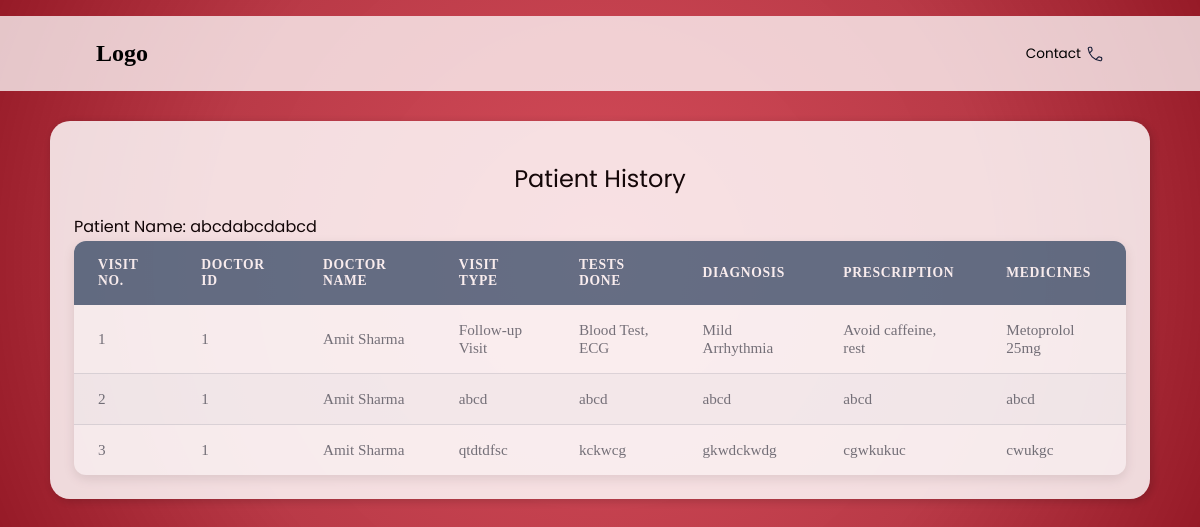
Before: /view_patient_history/1 with the older database file.
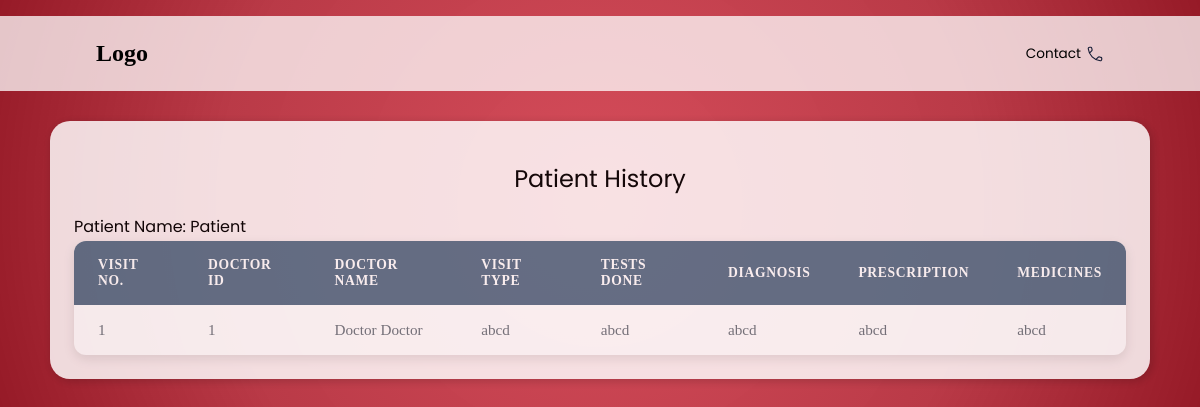
After: the same page with the newer database file.
### models.py (models this page shows)
class Patient(db.Model):
    PatientID = db.Column(db.Integer, primary_key=True)
    FirstName = db.Column(db.String,nullable=False)
    LastName = db.Column(db.String,nullable=False)
    Username= db.Column(db.String, nullable=False)
    Password = db.Column(db.String, nullable=False)
    appointments = db.relationship('Appointment', back_populates='patient', cascade="all, delete")
    histories = db.relationship('PatientHistory', back_populates='patient', cascade="all, delete")

class PatientHistory(db.Model):
    AppointmentID = db.Column(db.Integer, primary_key=True, autoincrement=True)
    PatientID = db.Column(db.Integer, db.ForeignKey('patient.PatientID'), nullable=False)
    DoctorID = db.Column(db.Integer)
    VisitType=db.Column(db.String,nullable=False)
    TestDone=db.Column(db.String)
    Diagnosis=db.Column(db.String,nullable=False)
    Prescription= db.Column(db.String,nullable=False)
    Medicines = db.Column(db.String,nullable=False)
    patient = db.relationship('Patient', back_populates='histories')

class Doctor(db.Model):
    DoctorID = db.Column(db.Integer, primary_key=True)
    FirstName = db.Column(db.String,nullable=False)
    LastName = db.Column(db.String,nullable=False)
    Username= db.Column(db.String, nullable=False)
    Password = db.Column(db.String, nullable=False)
    available=db.Column(db.String)
    Department = db.Column(db.String, db.ForeignKey('department.Department_name'), nullable=False)
    Position = db.Column(db.String)
    Experience = db.Column(db.Integer)
    Remarks = db.Column(db.String)
    photo = db.Column(db.String)
    appointments = db.relationship('Appointment', back_populates='doctor', cascade="all, delete")
    department_rel = db.relationship('Department', back_populates='doctors')

### routes/patient.py (the view)
@app.route("/view_patient_history/<int:patient_id>")
def view_patient_history(patient_id):
    patient = Patient.query.get_or_404(patient_id)
    history_entries = PatientHistory.query.filter_by(PatientID=patient_id).all()
    doctor_map = {
        entry.DoctorID: Doctor.query.get(entry.DoctorID)
        for entry in history_entries
    }
    return render_template(
        "view_patient_history.html",
        patient=patient,
        history=history_entries,
        doctor_map=doctor_map
    )

### templates/view_patient_history.html (shortened to what this page needs)
<!DOCTYPE html>
<html lang="en">
<head>
    <link rel="stylesheet" href="..\static\style.css">
</head>
<body>
    <header>
        <nav>
        <div class="logo">
            <h2>Logo</h2>
        </div>
        <div class="nav-icons">
            <ul>
            <li>Contact </li>
            </ul>
        </div>
        </nav>
    </header>
    <main>
        <div id="pageC">
            <div class="container">
                <div class="overview">
                    <h2>Patient History</h2>
                </div>
                <div class="content">
                    <p>Patient Name: {{ patient.FirstName }}</p>
                </div>
                <div class="appointments">
                    <table class="appointments-table">
                        <thead>
                            <tr>
                                <th>Visit No.</th>
                                <th>Doctor ID </th>
                                <th>Doctor Name </th>
                                <th>Visit Type</th>
                                <th>Tests Done</th>
                                <th>Diagnosis</th>
                                <th>Prescription</th>
                                <th>Medicines</th>
                            </tr>
                        </thead>
                        <tbody>
                        {% for entry in history %}
                        <tr>
                            <td>{{ loop.index }}</td>
                            <td>{{ entry.DoctorID }}</td>
                            <td>{{ doctor_map[entry.DoctorID].FirstName }} {{ doctor_map[entry.DoctorID].LastName }}</td>
                            <td>{{ entry.VisitType }}</td>
                            <td>{{ entry.TestDone }}</td>
                            <td>{{ entry.Diagnosis }}</td>
                            <td>{{ entry.Prescription }}</td>
                            <td>{{ entry.Medicines }}</td>
                        </tr>
                        {% else %}
                            <tr>
                                <td colspan="6">No history available</td>
                            </tr>
                        {% endfor %}
                        </tbody>
                    </table>
                </div>
            </div>
        </div>
    </main>
</body>
</html>

### static/style.css (style rules this page uses)
* { margin: 0; padding: 0; }
body { background: radial-gradient( circle at center, #d03040db 0%, #b01e2ddf 60%, #961a27 100%); }
:root { --primary-color: #007bff; --secondary-color: #6c757d; --header-bg: #5a7188; --header-text: #ffffff; --row-bg-odd: #ffffff; --row-bg-even: #f8f9fa; --border-color: #dee2e6; }
nav { display: flex; align-items: center; justify-content: space-between; margin-top: 2vh; gap: 3vw; background-color: rgba(255, 255, 255, 0.75); padding: 3vh; padding-left: 8vw; padding-right: 8vw; }
.nav-icons ul { display: flex; list-style: none; gap: 2vw; }
.nav-icons li { display: flex; align-items: center; font-family: 'Poppins', sans-serif; font-size: 0.85em; cursor: pointer; gap: 5px; }
main { display: flex; justify-content: center; align-items: center; }
.container { background-color: rgba(255, 255, 255, 0.92); margin: 30px 50px; border-radius: 20px; opacity: 0.9; transition: box-shadow 0.3s ease; box-shadow: 2px 2px 10px rgba(0, 0, 0, 0.2); padding: 2vw; }
#pageC { transition: filter 0.3s ease; }
.appointments { max-width: 1200px; margin: 0 auto; background-color: var(--row-bg-odd); border-radius: 12px; box-shadow: 0 4px 12px rgba(0, 0, 0, 0.1); overflow: hidden; }
.appointments-table { width: 100%; border-collapse: separate; border-spacing: 0; }
.appointments-table thead th { padding: 1rem 1.5rem; background-color: var(--header-bg); color: var(--header-text); font-weight: 600; text-align: left; text-transform: uppercase; font-size: 0.85rem; letter-spacing: 0.05em; }
.appointments-table tbody td { padding: 1rem 1.5rem; border-bottom: 1px solid var(--border-color); vertical-align: middle; font-size: 0.95rem; color: var(--secondary-color); }
.appointments-table tbody tr:last-child td { border-bottom: none; }
.overview { display: flex; flex-direction: column; justify-content: center; align-items: center; padding: 1vh; margin: 1vh; }
.content p { font-family: 'Poppins', sans-serif; font-size: 600; padding-top: 2px; padding-bottom: 2px; }
.overview h2 { font-family: 'Poppins', sans-serif; font-weight: 400; }

Changed rows visible on the page:
removed PatientHistory: DoctorID "1", DoctorID.FirstName "Amit", DoctorID.LastName "Sharma", VisitType "Follow-up Visit", TestDone "Blood Test, ECG", Diagnosis "Mild Arrhythmia", Prescription "Avoid caffeine, rest", Medicines "Metoprolol 25mg"
removed PatientHistory: DoctorID "1", DoctorID.FirstName "Amit", DoctorID.LastName "Sharma", VisitType "abcd", TestDone "abcd", Diagnosis "abcd", Prescription "abcd", Medicines "abcd"
removed PatientHistory: DoctorID "1", DoctorID.FirstName "Amit", DoctorID.LastName "Sharma", VisitType "qtdtdfsc", TestDone "kckwcg", Diagnosis "gkwdckwdg", Prescription "cgwkukuc", Medicines "cwukgc"
changed Patient: FirstName "abcdabcdabcd" → "Patient"
added PatientHistory: DoctorID "1", DoctorID.FirstName "Doctor", DoctorID.LastName "Doctor", VisitType "abcd", TestDone "abcd", Diagnosis "abcd", Prescription "abcd", Medicines "abcd"
